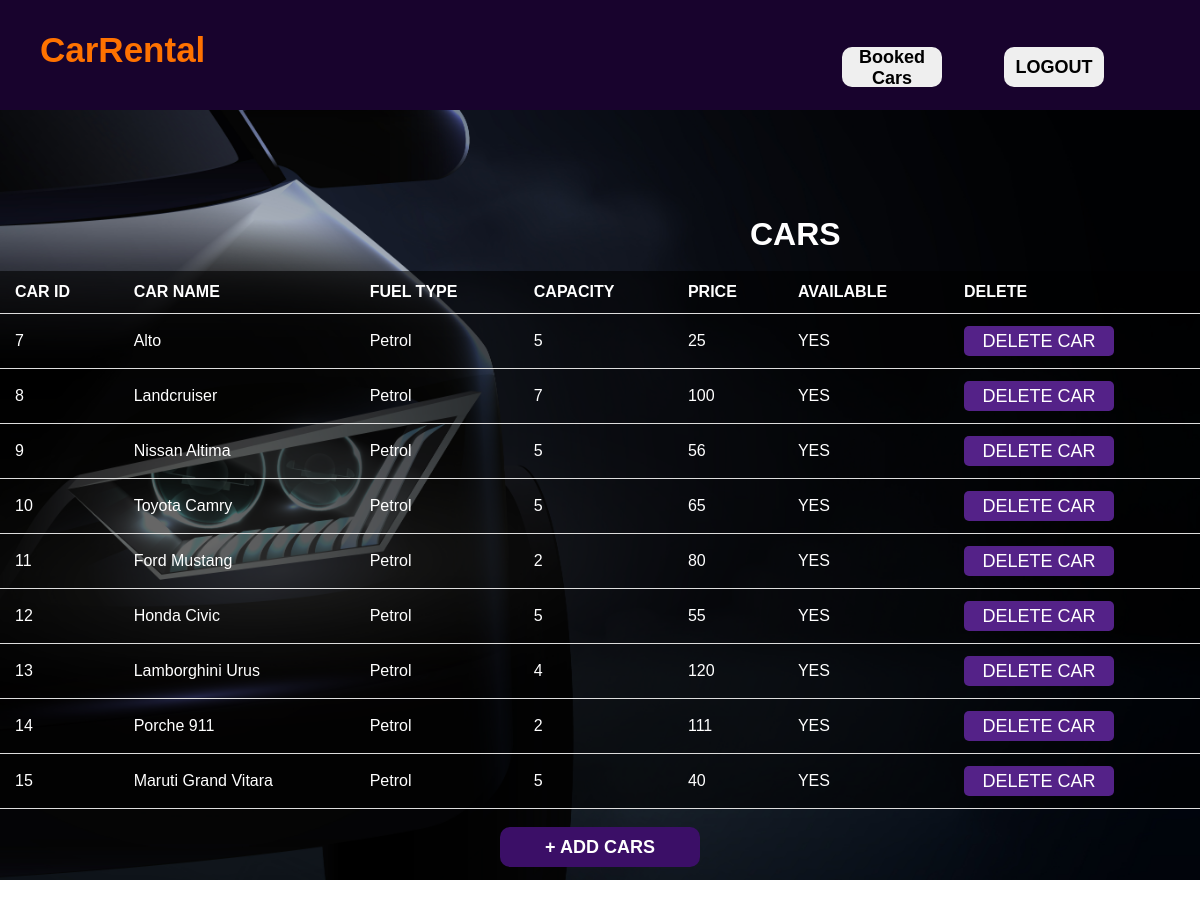
Screenshot of /admindash.php with the database file from the repository.
### tables this page shows
CREATE TABLE `cars` (
  `CAR_ID` int(11) NOT NULL,
  `CAR_NAME` varchar(255) NOT NULL,
  `FUEL_TYPE` varchar(255) NOT NULL,
  `CAPACITY` int(11) NOT NULL,
  `PRICE` int(11) NOT NULL,
  `CAR_IMG` varchar(255) NOT NULL,
  `AVAILABLE` varchar(255) NOT NULL
);

### admindash.php (the view, shortened to what this page needs)
<!DOCTYPE html>
<html lang="en">
<head>
    <link rel="stylesheet" href="styles.css">
</head>
<body>
<?php
    $con = mysqli_connect('localhost','root','','users0123');
$query="SELECT *from cars";
$queryy=mysqli_query($con,$query);
?>
<div class="hai"><header>
            <div class="icon">
                <h2 class="logo">CarRental</h2>
            </div>
            <div class="menu">
            <div class="nav">
                <ul>
                    <li><button class="nn"> <a href="booked.php">Booked Cars</a></li>
                  <li> <button class="nn"><a href="index.php">LOGOUT</a></button></li>
                </ul>
            </div>
         </div>
</header>
         </div>
        <div >
            <br>
            <br>
            <h1 class="header">CARS</h1>
           <br>
            <div>
                <div>
                    <table class="content-table">
                <thead>
                    <tr>
                        <th>CAR ID</th>
                        <th>CAR NAME</th>
                        <th>FUEL TYPE</th>
                        <th>CAPACITY</th>
                        <th>PRICE</th>
                        <th>AVAILABLE</th>
                        <th>DELETE</th>
                    </tr>
                </thead>
                <tbody>
                <?php
                while($res=mysqli_fetch_array($queryy)){
                ?>
                <tr  class="active-row">
                    <td><?php echo $res['CAR_ID'];?></php></td>
                    <td><?php echo $res['CAR_NAME'];?></php></td>
                    <td><?php echo $res['FUEL_TYPE'];?></php></td>
                    <td><?php echo $res['CAPACITY'];?></php></td>
                    <td><?php echo $res['PRICE'];?></php></td>
                    <td><?php
                    if($res['AVAILABLE']=='Yes')
                    {
                        echo 'YES';
                    }
                    else{
                        echo 'NO';
                    }
                    ?></php></td>
                    <td><button type="submit" class="but" name="approve"><a href="deletecar.php?id=<?php echo $res['CAR_ID']?>">DELETE CAR</a></button></td>
                </tr>
               <?php } ?>
                </tbody>
                </table>
                <br>
                <button class="add"><a href="addcar.php">+ ADD CARS</a></button>
                </div>
            </div>
            <br></br>
         <br></br>
         <br></br>
        </div>
</body>
</html>

### styles.css (style rules this page uses)
* { margin: 0; padding: 0; box-sizing: border-box; }
body { font-family: Arial, sans-serif; }
header { background-color: #18032d; color: #fff; padding: 20px; display: flex; justify-content: space-between; align-items: center; }
body { font-family: Arial, sans-serif; display: flex; flex-direction: column; min-height: 100vh; margin: 0; }

### admindash.php (style rules this page uses)
* { margin: 0; padding: 0; }
.hai { width: 100%; background: linear-gradient(to top, rgba(0,0,0,0)50%, rgba(0,0,0,0)50%),url("hero-background.jpg"); background-position: center; background-size: cover; height: 110vh; }
.icon { width:200px; float: left; height : 70px; }
.logo { color: #ff7200; font-size: 35px; font-family: Arial; padding-left: 20px; float:left; padding-top: 10px; }
.menu { width: 400px; float: left; height: 70px; }
ul { float: left; display: flex; justify-content: center; align-items: center; }
ul li { list-style: none; margin-left: 62px; margin-top: 27px; font-size: 14px; }
ul li a { text-decoration: none; color: black; font-family: Arial; font-weight: bold; transition: 0.4s ease-in-out; }
.content-table { background-color: rgba(0,0,0,0.6); width: 100%; border-collapse: collapse; margin-bottom: 20px; color: #fff; margin: auto; font:bold; }
.content-table thead tr { color: #fff; margin: auto; font:bold; text-align: left; }
.content-table th, .content-table td { padding: 12px 15px; border-bottom: 1px solid #dddddd; }
.content-table tbody tr { border-bottom: 1px solid #dddddd; }
.header { margin-top: -700px; margin-left: 750px; color: white; }
.nn { width:100px; border:none; height: 40px; font-size: 18px; border-radius: 10px; cursor: pointer; color:white; transition: 0.4s ease; }
.nn a { text-decoration: none; color: black; font-weight: bold; }
.add { width: 200px; height: 40px; margin: 0 auto; background: #3b0f67; border: none; font-size: 18px; border-radius: 10px; cursor: pointer; color: #fff; transition: 0.4s ease; display: block; }
.add a { text-decoration: none; color: white; font-weight: bolder; }
.but { width: 150px; height: 30px; background: #542288;; border: none; font-size: 18px; border-radius: 5px; cursor: pointer; }
.but a { text-decoration: none; text:bold; color: white; }

### rows the page displays
cars: CAR_ID "7", CAR_NAME "Alto", FUEL_TYPE "Petrol", CAPACITY "5", PRICE "25", AVAILABLE "YES"
cars: CAR_ID "8", CAR_NAME "Landcruiser", FUEL_TYPE "Petrol", CAPACITY "7", PRICE "100", AVAILABLE "YES"
cars: CAR_ID "9", CAR_NAME "Nissan Altima", FUEL_TYPE "Petrol", CAPACITY "5", PRICE "56", AVAILABLE "YES"
cars: CAR_ID "10", CAR_NAME "Toyota Camry", FUEL_TYPE "Petrol", CAPACITY "5", PRICE "65", AVAILABLE "YES"
cars: CAR_ID "11", CAR_NAME "Ford Mustang", FUEL_TYPE "Petrol", CAPACITY "2", PRICE "80", AVAILABLE "YES"
cars: CAR_ID "12", CAR_NAME "Honda Civic", FUEL_TYPE "Petrol", CAPACITY "5", PRICE "55", AVAILABLE "YES"
cars: CAR_ID "13", CAR_NAME "Lamborghini Urus", FUEL_TYPE "Petrol", CAPACITY "4", PRICE "120", AVAILABLE "YES"
cars: CAR_ID "14", CAR_NAME "Porche 911", FUEL_TYPE "Petrol", CAPACITY "2", PRICE "111", AVAILABLE "YES"
cars: CAR_ID "15", CAR_NAME "Maruti Grand Vitara", FUEL_TYPE "Petrol", CAPACITY "5", PRICE "40", AVAILABLE "YES"
